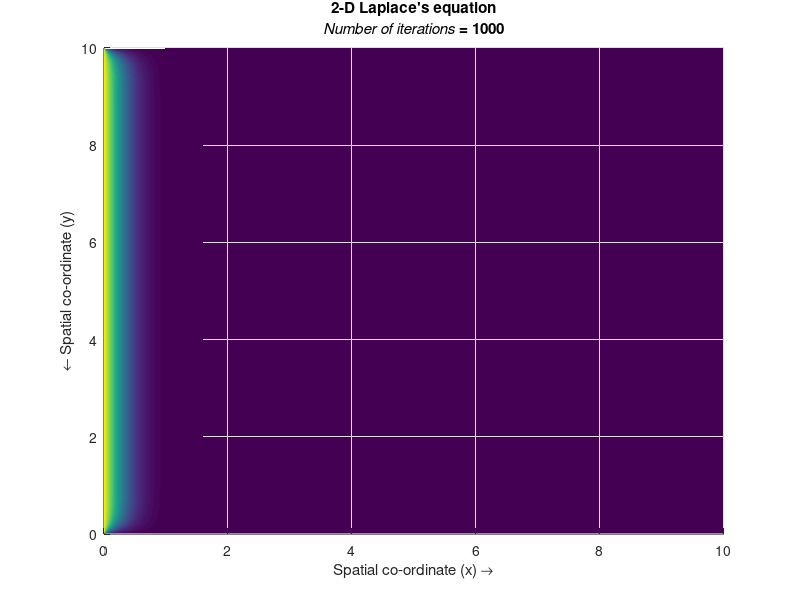

Recreate this plot in MATLAB.


%%
%Specifying parameters
lx      = 10;        %Length in x-direction
ly      = 10;        %Length in y-direction
nx      = 600;       %Number of steps in space(x)
ny      = 600;       %Number of steps in space(y)       
niter   = 1000;     %Number of iterations 
dx      = lx/(nx-1); %Width of space step(x)
dy      = ly/(ny-1); %Width of space step(y)
x       = 0:dx:lx;   %Range of x(0,10) specifying the grid pts
y       = 0:dy:ly;   %Range of y(0,10) specifying the grid pts

%%
%Initial Conditions
p       = zeros(ny,nx);      %Pre-allocating p
pn      = zeros(ny,nx);      %Pre-allocating pn

%Boundary conditions (Dirichlet conditions)     
p(:,1)   =10;
p(:,nx)  =0;
p(1,:)   =0;                   
p(ny,:)  =0; 



%Explicit iterative CD scheme in space (5-point difference)
i = 2:nx-1;
j = 2:ny-1;
for it = 1:niter
    pn = p;
    p(i,j) = ((dy^2*(pn(i+1,j)+pn(i-1,j)))+...
              (dx^2*(pn(i,j+1)+pn(i,j-1))))...
              /(2*(dx^2+dy^2));
end

%Plotting the solution
surf(x,y,p,'EdgeColor','none');       
shading interp
%shading faceted
title({'2-D Laplace''s equation';...
      ['{\itNumber of iterations} = ',num2str(it)]})
xlabel('Spatial co-ordinate (x) \rightarrow')
ylabel('{\leftarrow} Spatial co-ordinate (y)')
zlabel('Solution profile (P) \rightarrow')
view(0,90);

